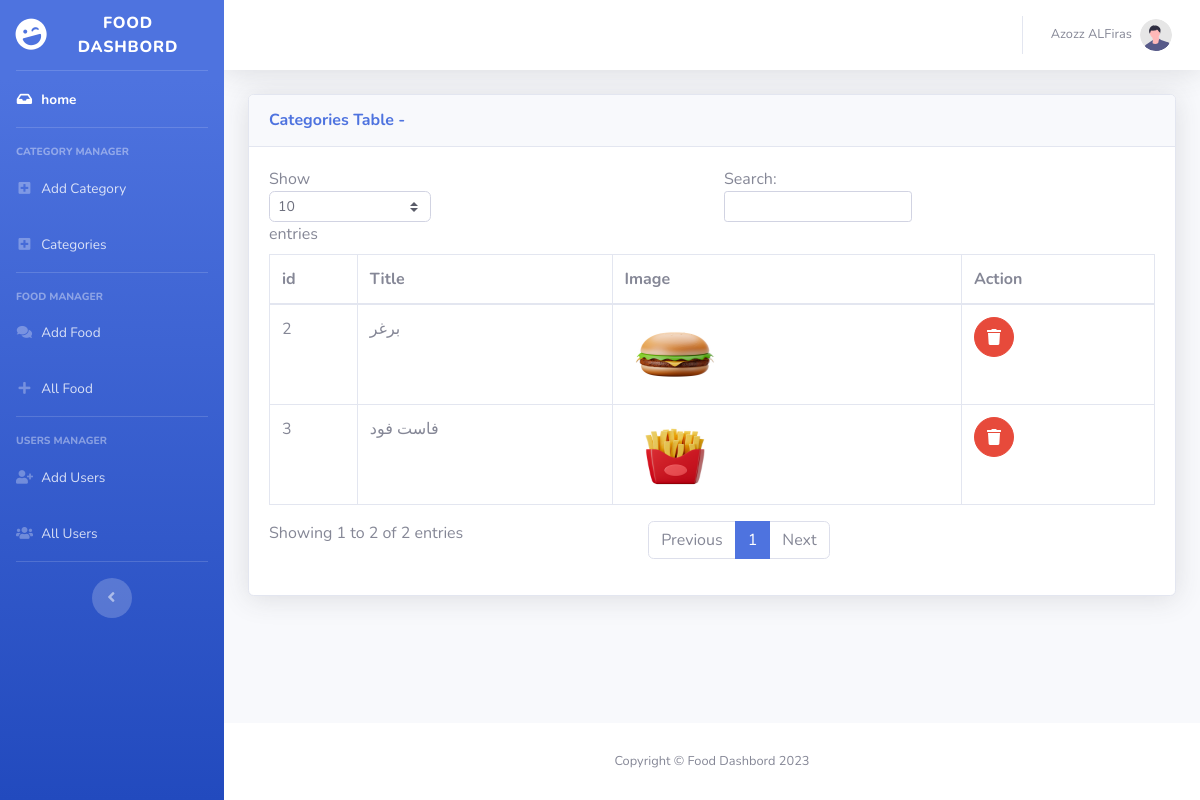
The page /admin/Categorys.php (signed in) on the database its author committed.
### tables this page shows
CREATE TABLE `tbl_category` (
  `id` int(10) NOT NULL,
  `title` varchar(100) NOT NULL,
  `image_name` varchar(255) NOT NULL
);

### admin/Categorys.php (the view, shortened to what this page needs)
<?php
include "header.php";
$ERROR__ = "";
?>
<div id="content-wrapper" class="d-flex flex-column">
<div id="content">
<nav class="navbar navbar-expand navbar-light bg-white topbar mb-4 static-top shadow">
<ul class="navbar-nav ml-auto">
<li class="nav-item dropdown no-arrow">
<a class="nav-link dropdown-toggle" href="#" id="userDropdown" role="button"
data-toggle="dropdown" aria-haspopup="true" aria-expanded="false">
<span class="mr-2 d-none d-lg-inline text-gray-600 small">Azozz ALFiras</span>
<img class="img-profile rounded-circle"
src="img/undraw_profile.svg">
</a>
</li>
</ul>
</nav>
<div class="container-fluid">
<div class="card shadow mb-4">
<div class="card-header py-3">
<h6 class="m-0 font-weight-bold text-primary">Categories Table - <?php if(!empty($ERROR__)){
} ?></h6>
</div>
<div class="card-body">
<div class="table-responsive">
<table class="table table-bordered" id="dataTable" width="100%" cellspacing="0">
<thead>
<tr>
<th>id</th>
<th>Title</th>
<th>Image</th>
<th>Action</th>
</tr>
</thead>
<tbody>
<?php
$sql = "SELECT * FROM tbl_category";
$result = $conn->query($sql);
if ($result->num_rows > 0) {
  while($row = $result->fetch_assoc()) {
    ?>
<tr>
<td><?php echo $row["id"]; ?></td>
<td><?php echo $row["title"]; ?></td>
<td><img style="width: 100px;height: 75px;" src="<?php echo $row["image_name"]; ?>"></td>
<td>
<form method="POST" >
<button name="delete" type="submit" value="<?php echo $row["id"]; ?>"  class="btn btn-danger btn-circle">
<i class="fas fa-trash"></i>
</button>
</form>
</td>
</tr>
<?php  } }?>
</tbody>
</table>
</div>
</div>
</div>
</div>
</div>
<?php include "footer.php"; ?>
</div>
</div>
</body>
</html>

### rows shown on the page
tbl_category: id "2", title "برغر", image_name (picture)
tbl_category: id "3", title "فاست فود", image_name (picture)

### other values the page prints
$title "FOOD DASHBORD"
$title "Food Dashbord"
